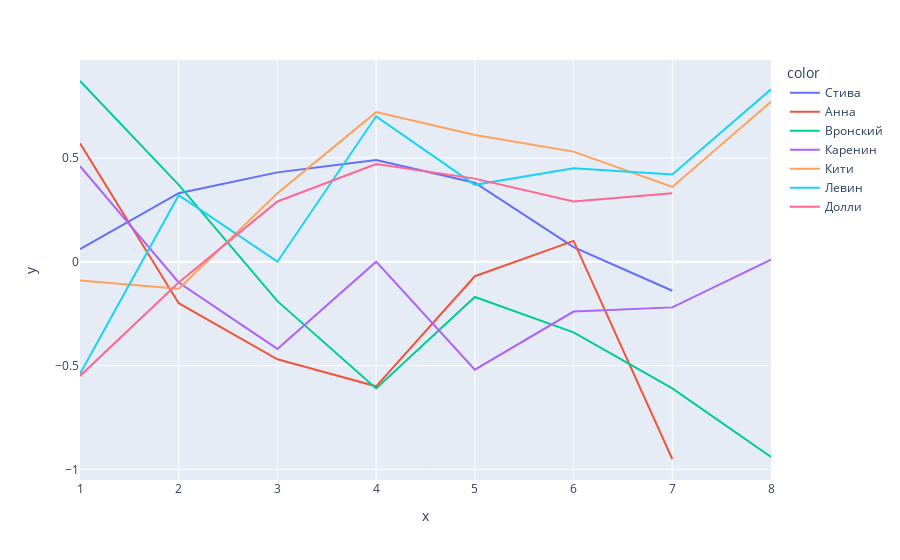

Notebook source saved alongside this figure:
### Code cell
import plotly.express as px
fig = px.line(x=xs, y=ys, color=names)
fig.show()

### Figure 1 — Plotly figure (JSON) as saved in the notebook; plotly's stock layout.template omitted (floating-point values rounded to 4 significant figures)
{"data": [{"hovertemplate": "color=Стива<br>x=%{x}<br>y=%{y}<extra></extra>", "legendgroup": "Стива", "line": {"color": "#636efa", "dash": "solid"}, "marker": {"symbol": "circle"}, "mode": "lines", "name": "Стива", "orientation": "v", "showlegend": true, "type": "scatter", "x": [1, 2, 3, 4, 5, 6, 7], "xaxis": "x", "y": [0.06, 0.33, 0.43, 0.49, 0.38, 0.07, -0.14], "yaxis": "y"}, {"hovertemplate": "color=Анна<br>x=%{x}<br>y=%{y}<extra></extra>", "legendgroup": "Анна", "line": {"color": "#EF553B", "dash": "solid"}, "marker": {"symbol": "circle"}, "mode": "lines", "name": "Анна", "orientation": "v", "showlegend": true, "type": "scatter", "x": [1, 2, 3, 4, 5, 6, 7], "xaxis": "x", "y": [0.57, -0.2, -0.47, -0.6, -0.07, 0.1, -0.95], "yaxis": "y"}, {"hovertemplate": "color=Вронский<br>x=%{x}<br>y=%{y}<extra></extra>", "legendgroup": "Вронский", "line": {"color": "#00cc96", "dash": "solid"}, "marker": {"symbol": "circle"}, "mode": "lines", "name": "Вронский", "orientation": "v", "showlegend": true, "type": "scatter", "x": [1, 2, 3, 4, 5, 6, 7, 8], "xaxis": "x", "y": [0.87, 0.37, -0.19, -0.61, -0.17, -0.34, -0.61, -0.94], "yaxis": "y"}, {"hovertemplate": "color=Каренин<br>x=%{x}<br>y=%{y}<extra></extra>", "legendgroup": "Каренин", "line": {"color": "#ab63fa", "dash": "solid"}, "marker": {"symbol": "circle"}, "mode": "lines", "name": "Каренин", "orientation": "v", "showlegend": true, "type": "scatter", "x": [1, 2, 3, 4, 5, 6, 7, 8], "xaxis": "x", "y": [0.46, -0.1, -0.42, 0, -0.52, -0.24, -0.22, 0.01], "yaxis": "y"}, {"hovertemplate": "color=Кити<br>x=%{x}<br>y=%{y}<extra></extra>", "legendgroup": "Кити", "line": {"color": "#FFA15A", "dash": "solid"}, "marker": {"symbol": "circle"}, "mode": "lines", "name": "Кити", "orientation": "v", "showlegend": true, "type": "scatter", "x": [1, 2, 3, 4, 5, 6, 7, 8], "xaxis": "x", "y": [-0.09, -0.13, 0.33, 0.72, 0.61, 0.53, 0.36, 0.77], "yaxis": "y"}, {"hovertemplate": "color=Левин<br>x=%{x}<br>y=%{y}<extra></extra>", "legendgroup": "Левин", "line": {"color": "#19d3f3", "dash": "solid"}, "marker": {"symbol": "circle"}, "mode": "lines", "name": "Левин", "orientation": "v", "showlegend": true, "type": "scatter", "x": [1, 2, 3, 4, 5, 6, 7, 8], "xaxis": "x", "y": [-0.54, 0.32, 0, 0.7, 0.37, 0.45, 0.42, 0.83], "yaxis": "y"}, {"hovertemplate": "color=Долли<br>x=%{x}<br>y=%{y}<extra></extra>", "legendgroup": "Долли", "line": {"color": "#FF6692", "dash": "solid"}, "marker": {"symbol": "circle"}, "mode": "lines", "name": "Долли", "orientation": "v", "showlegend": true, "type": "scatter", "x": [1, 2, 3, 4, 5, 6, 7], "xaxis": "x", "y": [-0.55, -0.1, 0.29, 0.47, 0.4, 0.29, 0.33], "yaxis": "y"}], "layout": {"legend": {"title": {"text": "color"}, "tracegroupgap": 0}, "margin": {"t": 60}, "xaxis": {"anchor": "y", "domain": [0, 1], "title": {"text": "x"}}, "yaxis": {"anchor": "x", "domain": [0, 1], "title": {"text": "y"}}}}
